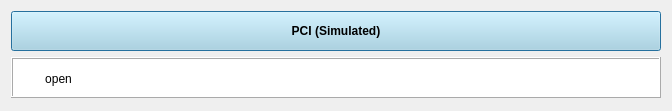
       <widget class="QWidget" name="scrollAreaWidgetContents_4">
        <property name="geometry">
         <rect>
          <x>0</x>
          <y>0</y>
          <width>668</width>
          <height>111</height>
         </rect>
        </property>
        <layout class="QVBoxLayout" name="verticalLayout_2">
         <item>
          <widget class="QPushButton" name="pushButton_PCI">
           <property name="minimumSize">
            <size>
             <width>0</width>
             <height>40</height>
            </size>
           </property>
           <property name="font">
            <font>
             <weight>75</weight>
             <bold>true</bold>
            </font>
           </property>
           <property name="styleSheet">
            <string notr="true">QPushButton
                             {
                            
	background-color : lightblue
                            }

      QPushButton::pressed
                             {
                         
	background-color: rgb(66, 133, 200);
                             }

</string>
           </property>
           <property name="text">
            <string>PCI (Simulated)</string>
           </property>
           <property name="autoDefault">
            <bool>false</bool>
           </property>
           <property name="default">
            <bool>true</bool>
           </property>
           <property name="flat">
            <bool>false</bool>
           </property>
          </widget>
         </item>
         <item>
          <widget class="QFrame" name="frame_PCI">
           <property name="sizePolicy">
            <sizepolicy hsizetype="Fixed" vsizetype="Fixed">
             <horstretch>0</horstretch>
             <verstretch>0</verstretch>
            </sizepolicy>
           </property>
           <property name="minimumSize">
            <size>
             <width>650</width>
             <height>41</height>
            </size>
           </property>
           <property name="styleSheet">
            <string notr="true">background-color: rgb(255, 255, 255);</string>
           </property>
           <property name="frameShape">
            <enum>QFrame::Box</enum>
           </property>
           <property name="frameShadow">
            <enum>QFrame::Raised</enum>
           </property>
           <widget class="QPushButton" name="pushButton_open_PCI">
            <property name="geometry">
             <rect>
              <x>10</x>
              <y>10</y>
              <width>75</width>
              <height>23</height>
             </rect>
            </property>
            <property name="sizePolicy">
             <sizepolicy hsizetype="Fixed" vsizetype="Fixed">
              <horstretch>0</horstretch>
              <verstretch>13</verstretch>
             </sizepolicy>
            </property>
            <property name="contextMenuPolicy">
             <enum>Qt::PreventContextMenu</enum>
            </property>
            <property name="layoutDirection">
             <enum>Qt::LeftToRight</enum>
            </property>
            <property name="styleSheet">
             <string notr="true">background-color: rgb(209, 209, 209);</string>
            </property>
            <property name="text">
             <string>open</string>
            </property>
            <property name="autoDefault">
             <bool>false</bool>
            </property>
            <property name="default">
             <bool>true</bool>
            </property>
            <property name="flat">
             <bool>true</bool>
            </property>
           </widget>
           <widget class="QLabel" name="label_PCI">
            <property name="geometry">
             <rect>
              <x>91</x>
              <y>16</y>
              <width>551</width>
              <height>20</height>
             </rect>
            </property>
            <property name="frameShape">
             <enum>QFrame::NoFrame</enum>
            </property>
            <property name="text">
             <string/>
            </property>
           </widget>
          </widget>
         </item>
        </layout>
       </widget>
